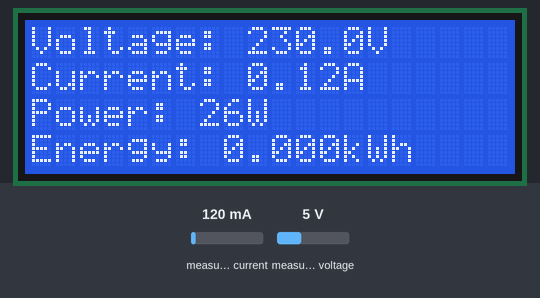
Bench run of a sketch on a simulated Arduino Uno, built with avr-gcc and run on an emulated ATmega328P. Shown: 20×4 character LCD. Inputs (shaded band) come from the test bench; at power-on: measured current 120 mA, measured voltage 5 V. What the sketch prints to the serial monitor is not drawn.

Above: at 3.3 s.
3.4 s: measured current set to 40 mA
At 5.4 s:
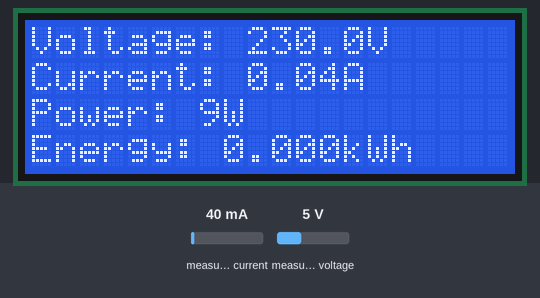
5.9 s: measured voltage set to 0.3 V
At 7.7 s:
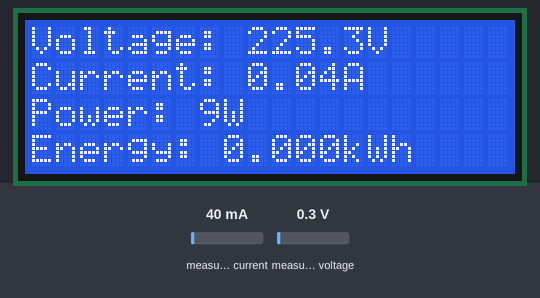
8.0 s: measured current set to 500 mA
At 9.9 s:
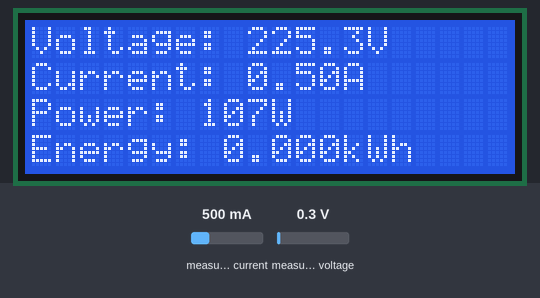
10.2 s: measured voltage set to 3.8 V
At 11.2 s:
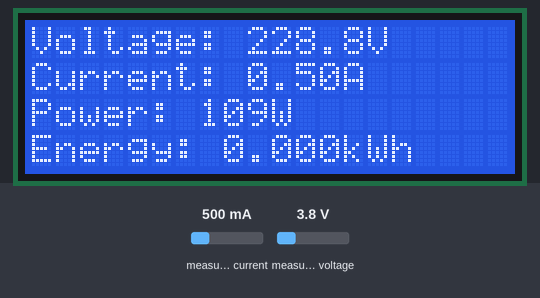
Timing chart, 0 to 13.2 s (numbered marks = the images above; inputs shaded):
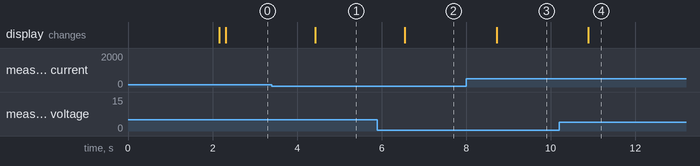

The sketch:

main.ino
```cpp
#include <Wire.h>
#include <LiquidCrystal_I2C.h>
#include <PZEM004Tv30.h>
#include <SoftwareSerial.h>

// Define LCD and PZEM objects
LiquidCrystal_I2C lcd(0x27, 20, 4); // Adjust address if needed
SoftwareSerial pzemSerial(10, 11);  // RX = Pin 10, TX = Pin 11
PZEM004Tv30 pzem(pzemSerial);

void setup() {
  // Initialize LCD
  lcd.init();
  lcd.begin(20, 4);
  lcd.backlight();
  lcd.setCursor(0, 0);
  lcd.print("Smart Power Tracker ");
  lcd.setCursor(0, 1);
  lcd.print("Initializing...");
  delay(2000); // Show initializing message for 2 seconds
  lcd.clear();

  // Initialize Serial for debugging
  Serial.begin(9600);
  Serial.println("PZEM Data Logger");
}

void loop() {
  // Read PZEM data
  float voltage = pzem.voltage();
  float current = pzem.current();
  float power = pzem.power();
  float energy = pzem.energy();

  // Update LCD with PZEM data
  lcd.setCursor(0, 0);
  lcd.print("Voltage: ");
  lcd.print(voltage, 1);
  lcd.print("V  ");

  lcd.setCursor(0, 1);
  lcd.print("Current: ");
  lcd.print(current, 2);
  lcd.print("A  ");

  lcd.setCursor(0, 2);
  lcd.print("Power: ");
  lcd.print(power, 0);
  lcd.print("W  ");

  lcd.setCursor(0, 3);
  lcd.print("Energy: ");
  lcd.print(energy, 3);
  lcd.print("kWh");

  // Debug values to Serial Monitor
  Serial.print("Voltage: "); Serial.print(voltage); Serial.println(" V");
  Serial.print("Current: "); Serial.print(current); Serial.println(" A");
  Serial.print("Power: "); Serial.print(power); Serial.println(" W");
  Serial.print("Energy: "); Serial.print(energy); Serial.println(" kWh");
  Serial.println("--------------------");

  delay(2000); // Update interval
}
```

Measured:
- after the input at 3.4 s, the display: changes after 1.0 s (image 1)
- after the input at 5.9 s, the display: changes after 0.65 s (image 2)
- after the input at 8.0 s, the display: changes after 0.73 s (image 3)
- after the input at 10.2 s, the display: changes after 0.68 s (image 4)
